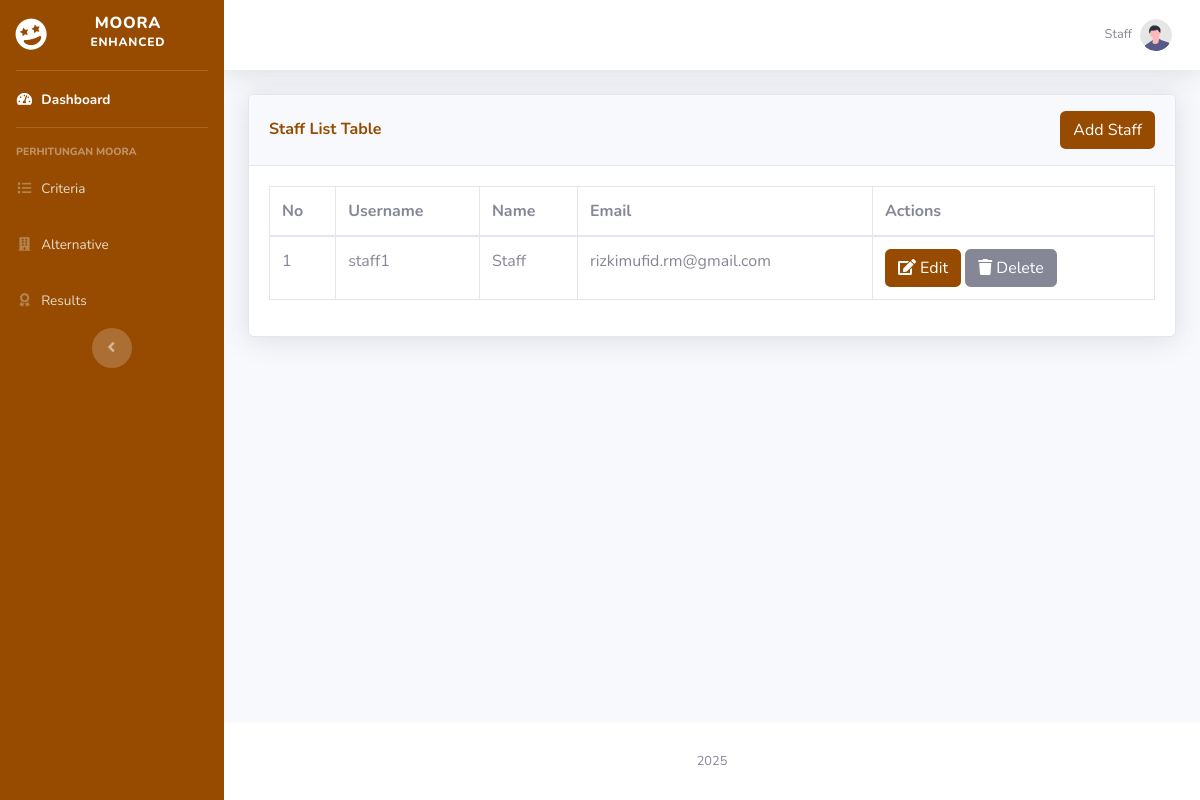
Page /pages/staff.php (signed in) on the committed database.
### tables this page shows
CREATE TABLE `users` (
  `id` int(11) NOT NULL,
  `username` varchar(50) NOT NULL,
  `name` varchar(25) NOT NULL,
  `email` varchar(25) NOT NULL,
  `password` varchar(255) NOT NULL,
  `role` enum('pimpinan','staff') NOT NULL,
  `created_at` timestamp NULL DEFAULT current_timestamp()
);

### pages/staff.php (the view, shortened to what this page needs)
<?php
include '../includes/header.php';
include '../includes/db.php';
?>
<div class="card shadow mb-4">
    <div class="card-header py-3 d-flex justify-content-between align-items-center">
        <h6 class="m-0 font-weight-bold text-coklat">
            Staff List Table
        </h6>
        <button onclick="location.href='add_staff.php'" class="btn btn-coklat">Add Staff</button>
    </div>
    <div class="card-body">
        <div class="table-responsive">
            <table
                class="table table-bordered"
                id="dataTable"
                width="100%"
                cellspacing="0"
            >
                <thead>
                    <tr>
                        <th>No</th>
                        <th>Username</th>
                        <th>Name</th>
                        <th>Email</th>
                        <th>Actions</th>
                    </tr>
                </thead>
                <tbody>
                    <?php
                    $sql_staff = "SELECT * FROM users WHERE role = 'staff'";
                    $result_staff = $conn->query($sql_staff);
                    if ($result_staff->num_rows > 0) {
                        $no = 1;
                        while ($row = $result_staff->fetch_assoc()) {
                            echo "<tr>
                                    <td>{$no}</td>
                                    <td>{$row['username']}</td>
                                    <td>{$row['name']}</td>
                                    <td>{$row['email']}</td>
                                    <td>
                                        <a href='edit_staff.php?id={$row['id']}' class='btn btn-coklat'><i class='fas fa-edit'></i> Edit</a>
                                        <button type='button' class='btn btn-secondary' data-toggle='modal' data-target='#deleteModal{$row['id']}'><i class='fas fa-trash'></i> Delete</button>
                                    </td>
                                </tr>";
                            $no++;
                        }
                    } else {
                        echo "<tr><td colspan='3'>No staff available</td></tr>";
                    }
                    ?>
                </tbody>
            </table>
        </div>
    </div>
</div>
<?php include '../includes/sidebar.php'; ?>

### includes/header.php (style rules this page uses)
.text-coklat { color: #964B00; }
.btn-coklat { background-color: #964B00; color: #ffffff; }

### rows in the picture
users: username "staff1", name "Staff", email "rizkimufid.rm@gmail.com"

### other values in the picture
$_SESSION['name'] "Staff"
